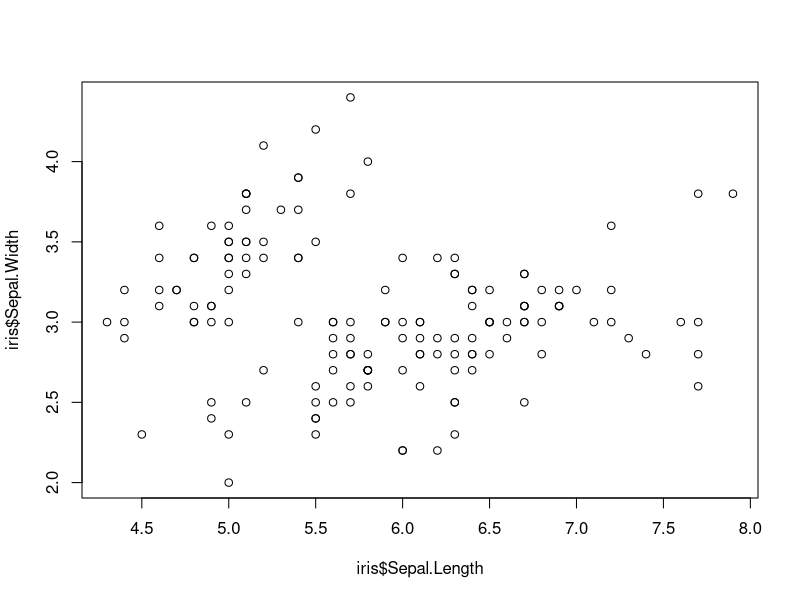

Generate this figure with R:
##################################
## Frequently used functions
##################################


## Use of length()

f <- c(1, 3, 5, 10)
length(f)



## Use of round()

g <- c(1.499, 3.55, 7.8, 1.04)
round(g)



## Use of seq()

seq(from = 10, to = 40, by = 4)


seq(from = 1, to = 2, length = 10)




## Use of rep()

rep(5, 4)

rep(c(2, 4, 5, 6), 4)

rep(c(2, 4, 5, 6), each=4)





## Use of all() and any()

y <- c(3, 8, 12, 15)

all(y>9)

all(y<21)

any(y> 7)

any(y<4)




## Use of subset()

x <- c(1, 3, 4, 6, 12, 22, 45)
subset(x, x>10)




## Use of which()

d <- c(3, -4, 2, 10, 5)

which(d*d>10)




## Use of ifelse()

gender <- c("F", "M", "F", "F", "M")
ifelse(gender=="M", 1, 2)


gender <- c("F", "M", "F", "F", "M", "I", "F", "I", "F")
ifelse(gender=="M", 1, ifelse(gender=="F", 2, 3))



# Use of apply()

data <- data.frame(c(1,2,3), c(2,3,4), c(2, 4, 6))
data


apply(data, 1, mean) # rowwise mean calculation

apply(data, 2, mean) # columnwise mean calculation


## Use of lapply()
## Used for list apply
## Returns another list

lapply(list(10:20, 20:30), median)



## Use of sapply()
## Used for simplified [l] apply
## Returns a vector or matrix

sapply(list(10:20, 20:30), median)


## Use of paste()

paste("hello", "world")


## Identify number of charecter nchar()

nchar("hello")



##################################
## Useful functions for exploring datasets
##################################

data("iris")



## Identify first 6 rows of iris data.frame using head()
head(iris)



## Identify last 6 rows of iris data.frame using tail()

tail(iris)




## Identify column names using names()

names(iris)




## Identify number of rows using nrow()

nrow(iris)




## Identify number of columns using ncol()

ncol(iris)




## Identify dimension of data set using dim()

dim(iris)




## Identify structure of dataset using str()

str(iris)




## Identify the range using range()

range(iris$Sepal.Length)




## Identify levels in Species using levels()

levels(iris$Species)



## Use of plot()

plot(x= iris$Sepal.Length, y= iris$Sepal.Width)
